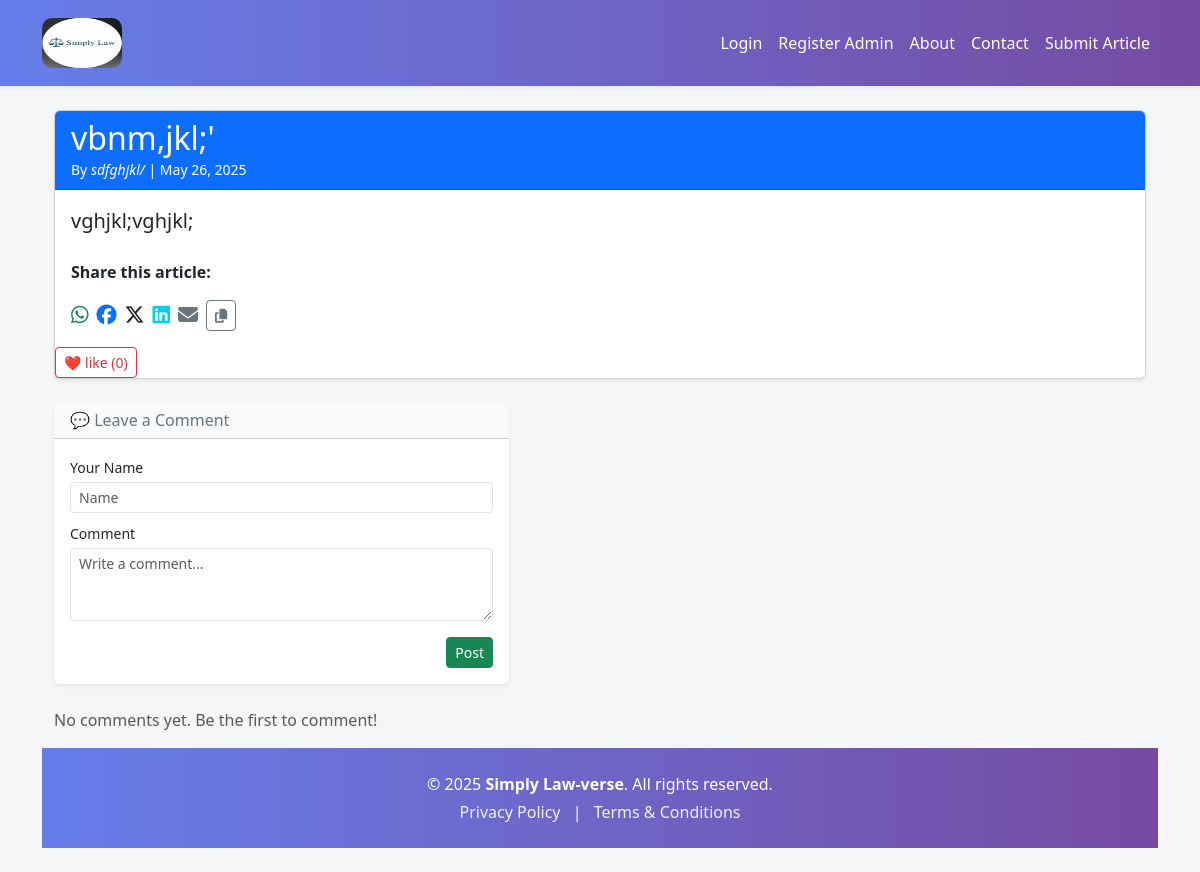
The app's page /read/8, older data.
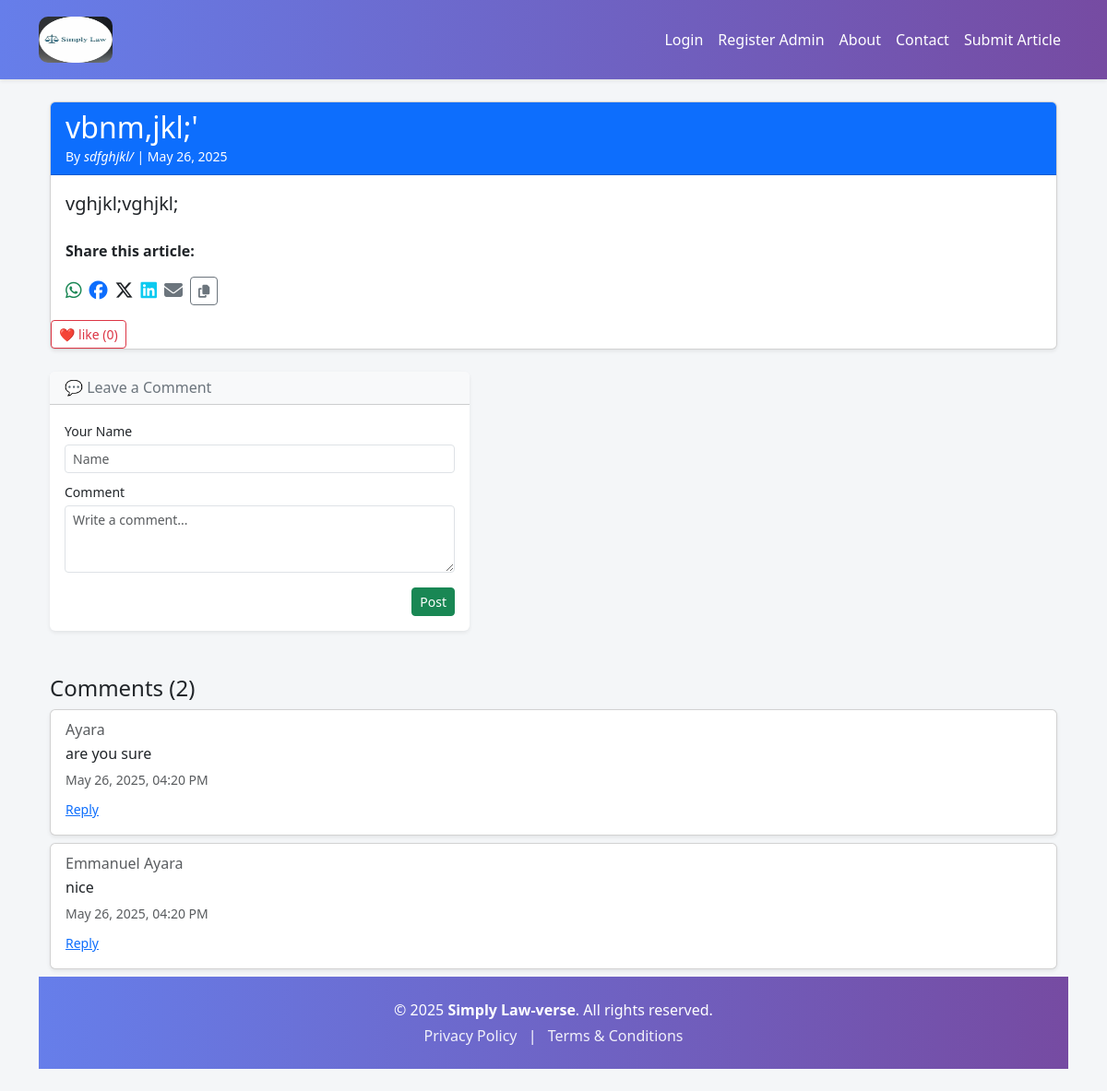
The same page, newer data.
### models.py (models this page shows)
class Article(db.Model):
    id = db.Column(db.Integer, primary_key=True)
    email = db.Column(db.String(120))
    title = db.Column(db.String(100), nullable=False)
    content = db.Column(db.Text, nullable=False)
    author = db.Column(db.String(100), nullable=False)
    date_posted = db.Column(db.DateTime, default=datetime.utcnow)
    comments = db.relationship('Comment', backref='article', lazy=True)
    likes = db.Column(db.Integer, default=0, nullable=False)
    status = db.Column(db.String(20), nullable=False, default='pending')
    date_submitted = db.Column(db.DateTime, default=datetime.utcnow)
    cover_image = db.Column(db.String(100))  # New field
    document_filename = db.Column(db.String(120), nullable=True)
    category = db.Column(db.String(100), nullable=False, default='General')
    approved = db.Column(db.Boolean, default=False)  # <- important!

class Comment(db.Model):
    id = db.Column(db.Integer, primary_key=True)
    name = db.Column(db.String(100), nullable=False)
    email = db.Column(db.String(120))
    content = db.Column(db.Text, nullable=False)
    date_posted = db.Column(db.DateTime, default=datetime.utcnow)
    article_id = db.Column(db.Integer, db.ForeignKey('article.id'))  # Add this
    parent_id = db.Column(db.Integer, db.ForeignKey('comment.id'), nullable=True)
    replies = db.relationship('Comment', backref=db.backref('parent', remote_side=[id]), lazy='dynamic')

### routes.py (the view, shortened to what this page needs)
@app.route('/read/<int:article_id>')
def read_more(article_id):
    article = Article.query.get_or_404(article_id)
    form = CommentForm()
    comments = Comment.query.filter_by(article_id=article_id).order_by(Comment.date_posted.desc()).all()
    return render_template('read_more.html', article=article, comments=comments)

### forms.py
class CommentForm(FlaskForm):
    name = StringField('Name', validators=[DataRequired()])
    email = StringField('Email', validators=[Email()])
    content = TextAreaField('Comment', validators=[DataRequired()])
    parent_id = HiddenField()
    submit = SubmitField('Post Comment')

### templates/read_more.html (shortened to what this page needs)
{% extends 'layout.html' %}
{% block content %}
<div class="container mt-4">
  <div class="card shadow-sm">
    <div class="card-header bg-primary text-white">
      <h2 class="mb-0">{{ article.title }}</h2>
      <small>By <em>{{ article.author }}</em> | {{ article.date_posted.strftime('%B %d, %Y') if article.date_posted else 'Unpublished' }}</small>
    </div>
    <div class="card-body">
      <p class="lead">{{ article.content }}</p>
      <div class="mt-4">
        <div class="mt-4">
        <p><strong>Share this article:</strong></p>
        <div class="d-flex gap-2 align-items-center">
            <a href="https://wa.me/?text={{ request.url }}" target="_blank" title="Share on WhatsApp" class="text-success fs-5">
            <i class="fab fa-whatsapp"></i>
            </a>
            <a href="https://www.facebook.com/sharer/sharer.php?u={{ request.url }}" target="_blank" title="Share on Facebook" class="text-primary fs-5">
            <i class="fab fa-facebook"></i>
            </a>
            <a href="https://twitter.com/intent/tweet?url={{ request.url }}&text={{ article.title }}" target="_blank" title="Share on X" class="text-dark fs-5">
            <i class="fab fa-x-twitter"></i>
            </a>
            <a href="https://www.linkedin.com/shareArticle?mini=true&url={{ request.url }}&title={{ article.title }}" target="_blank" title="Share on LinkedIn" class="text-info fs-5">
            <i class="fab fa-linkedin"></i>
            </a>
            <a href="mailto:?subject={{ article.title }}&body={{ request.url }}" title="Share via Email" class="text-secondary fs-5">
            <i class="fas fa-envelope"></i>
            </a>
            <button onclick="copyLink('{{ request.url }}')" class="btn btn-sm btn-outline-secondary" title="Copy Link">
            <i class="fas fa-copy"></i>
            </button>
        </div>
        </div>
        </div>
    </div>
        <form action="{{ url_for('like_article', article_id=article.id) }}" method="post" style="display:inline;">
        <button type="submit" class="btn btn-sm btn-outline-danger">
            ❤️ like ({{ article.likes }})
        </button>
        </form>
</div>
<div class="mt-4 d-flex justify-content-left">
  <div class="col-md-5">
    <div class="card shadow-sm border-0">
      <div class="card-header bg-light">
        <h6 class="mb-0 text-secondary">💬 Leave a Comment</h6>
      </div>
      <div class="card-body p-3">
        <form method="POST" action="{{ url_for('comment', article_id=article.id) }}">
          <div class="mb-2">
            <label class="form-label small mb-1">Your Name</label>
            <input type="text" class="form-control form-control-sm" name="name" placeholder="Name" required>
          </div>
          <div class="mb-3">
            <label class="form-label small mb-1">Comment</label>
            <textarea class="form-control form-control-sm" name="comment" rows="3" placeholder="Write a comment..." required></textarea>
          </div>
          <div class="text-end">
            <button type="submit" class="btn btn-sm btn-success">Post</button>
          </div>
        </form>
      </div>
    </div>
  </div>
</div>
{% macro render_comment(comment) %}
  <div class="card mb-2 ms-{{ 3 * (comment.level or 0) }} shadow-sm">
    <div class="card-body">
      <h6 class="card-subtitle mb-1 text-muted">{{ comment.name }}</h6>
      <p class="card-text mb-1">{{ comment.content }}</p>
      <small class="text-muted">{{ comment.date_posted.strftime('%B %d, %Y, %I:%M %p') if comment.date_posted else '' }}</small>
      <div class="mt-2">
        <a href="#" class="small reply-link text-primary" data-comment-id="{{ comment.id }}">Reply</a>
      </div>
    </div>
  </div>
{% endmacro %}
{% if comments %}
  <div class="mt-5">
    <h4>Comments ({{ comments|length }})</h4>
    {% for comment in comments if not comment.parent_id %}
      {{ render_comment(comment) }}
    {% endfor %}
  </div>
{% else %}
  <p class="mt-4 text-muted">No comments yet. Be the first to comment!</p>
{% endif %}
{% endblock %}

### templates/layout.html (shortened to what this page needs)
<!DOCTYPE html>
<html lang="en">
<head>
    <link
        href="https://cdn.jsdelivr.net/npm/bootstrap@5.3.0/dist/css/bootstrap.min.css"
        rel="stylesheet">
        <link rel="stylesheet"
        href="https://cdnjs.cloudflare.com/ajax/libs/font-awesome/6.5.0/css/all.min.css">
</head>
<body>
    <nav class="navbar navbar-expand-lg shadow-sm">
        <div class="container">
            <a class="navbar-brand d-flex align-items-center" href="/">
                <img src="/static/logo.jpg" alt="Logo" style="height: 50px; width: 80px; border-radius: 10px; margin-right: 10px;">
            </a>
            <div class="collapse navbar-collapse" id="navbarNav">
                <ul class="navbar-nav ms-auto mb-2 mb-lg-0">
                    {% if current_user.is_authenticated and current_user.is_admin %}
                        <span class="navbar-text nav-link">Welcome, {{ current_user.username }}!</span>
                        <li class="nav-item"><a class="nav-link" href="{{ url_for('admin_dashboard') }}">Dashboard</a></li>
                        <li class="nav-item"><a class="nav-link" href="{{ url_for('admin_logout') }}">Logout</a></li>
                    {% else %}
                        <li class="nav-item"><a class="nav-link" href="{{ url_for('admin_login') }}">Login</a></li>
                        <li class="nav-item"><a class="nav-link" href="{{ url_for('register_admin') }}">Register Admin</a></li>
                        <li class="nav-item"><a class="nav-link" href="{{ url_for('about') }}">About</a></li>
                        <li class="nav-item"><a class="nav-link" href="{{ url_for('contact') }}">Contact</a></li>
                        <li class="nav-item"><a class="nav-link" href="{{ url_for('submit_article') }}">Submit Article</a></li>
                    {% endif %}
                </ul>
            </div>
        </div>
    </nav>
    <div class="container my-4">
        {% block content %}{% endblock %}
    </div>
<footer class="text-center text-white" style="background: linear-gradient(to right, #667eea, #764ba2);">
    <div class="container py-4">
        <p class="mb-1">&copy; {{ current_year or '2025' }} <strong>Simply Law-verse</strong>. All rights reserved.</p>
        <p class="mb-0">
            <a href="/privacy-policy" class="text-white text-decoration-none me-2" style="opacity: 0.9;">Privacy Policy</a> |
            <a href="/terms" class="text-white text-decoration-none ms-2" style="opacity: 0.9;">Terms & Conditions</a>
        </p>
    </div>
</footer>
</body>
</html>

### templates/layout.html (style rules this page uses)
body { background-color: #f4f6f8; font-family: 'Segoe UI', Tahoma, Geneva, Verdana, sans-serif; }
.navbar { background: linear-gradient(to right, #667eea, #764ba2); padding: 0.8rem 1rem; position: sticky; top: 0; z-index: 1000; }
.navbar-brand, .nav-link { color: #fff !important; font-weight: 500; }
.nav-link { transition: color 0.3s ease-in-out; }
footer a { transition: opacity 0.3s ease-in-out; }

Row changes from the older to the newer data that the page shows:
added Comment: name "Ayara", content "are you sure", date_posted "May 26, 2025, 04:20 PM"
added Comment: name "Emmanuel Ayara", content "nice", date_posted "May 26, 2025, 04:20 PM"
Text that changed along with them:
{{ comments|length }}: (not shown) → "2"
text no longer shown: "No comments yet. Be the first to comment!"
text now shown: "Comments ( )"
